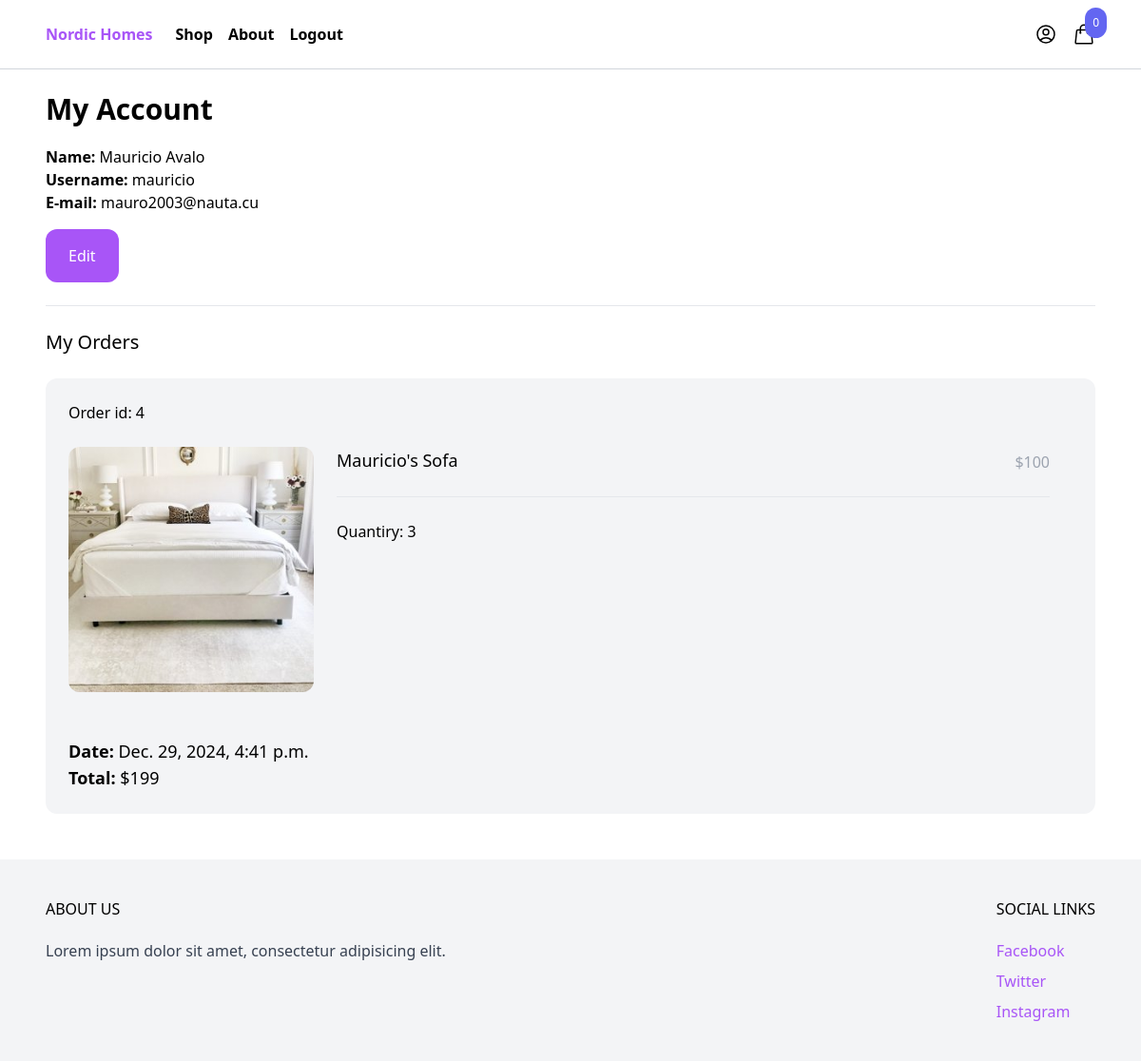
The app's page /myaccount (signed in) with its own data.
### order/models.py (models this page shows)
class Order(models.Model):
    ORDERED = 'ordered'
    SHIPPED = 'shipped'
    STATUS_CHOICES = (
        (ORDERED, 'Ordered'),
        (SHIPPED, 'Shipped'),
    )
    user = models.ForeignKey(User, related_name='orders', blank=True, on_delete=models.CASCADE)
    first_name = models.CharField(max_length=255)
    last_name = models.CharField(max_length=255)
    email = models.EmailField(max_length=255)
    address = models.CharField(max_length=255)
    zipcode = models.CharField(max_length=255)
    place = models.CharField(max_length=255)
    phone = models.CharField(max_length=255)
    created_at = models.DateTimeField(auto_now_add=True)
    paid = models.BooleanField(default=False)
    paid_amount = models.IntegerField(blank=True, null=True)
    status = models.CharField(max_length=20, choices=STATUS_CHOICES, default=ORDERED)

class OrderItem(models.Model):
    order =  models.ForeignKey(Order, related_name='items', on_delete=models.CASCADE)
    product = models.ForeignKey(Product, related_name='items', on_delete=models.CASCADE)
    price = models.IntegerField()
    quantity = models.IntegerField(default=1)

### product/models.py (models this page shows, shortened)
class Product(models.Model):
    category = models.ForeignKey(Category, related_name='products', on_delete=models.CASCADE)
    name = models.CharField(max_length=255)
    slug = models.SlugField()
    description = models.TextField(blank=True, null=True)
    price = models.IntegerField()
    created_at = models.DateTimeField(auto_now_add=True)
    image = models.ImageField(upload_to='uploads/', blank=True, null=True)
    thumbnail = models.ImageField(upload_to='uploads/', blank=True, null=True)
    class Meta:
        ordering = ('-created_at',)
    def get_thumbnail(self):
        if self.thumbnail:
            return self.thumbnail.url

### core/views.py (the view)
# urls.py: path('myaccount', myaccount, name='myaccount'),
@login_required
def myaccount(request):
    return render(request, 'core/myaccount.html')

### cart/cart.py (called while the page is built)
    def __len__(self):
        return sum(item['quantity'] for item in self.cart.values())

### cart/context_processors.py (called while the page is built)
def cart(request):
    return {'cart': Cart(request)}

### core/templates/core/myaccount.html (shortened to what this page needs)
{% extends 'core/base.html' %}
{% block content %}
<div class="max-w-6xl mx-auto p-6">
    <h1 class="font-bold mb-5 text-3xl">My Account</h1>
    <div class="mb-6">
        <strong>Name: </strong>{{ request.user.get_full_name }} <br>
        <strong>Username: </strong>{{ request.user.username }} <br>
        <strong>E-mail: </strong> {{ request.user.email }} <br>
        <a href="{% url "edit_myaccount" %}" class="inline-block mt-4 py-4 px-6 rounded-xl text-white bg-purple-500">Edit</a>
    </div>
    <hr>
    <h2 class="my-6 text-xl">My Orders</h2>
    {% for order in request.user.orders.all %}
        <div class="w-full mb-6 p-6 flex flex-wrap bg-gray-100 rounded-xl" >
            <div class="mb-6 flex justify-between">
                <a href="#">Order  id: {{ order.id }}</a>
            </div>
            <div class="mb-6 w-full">
                {% for item in order.items.all %}
                    <div class="product mb-6 flex pr-6">
                        <a href="#" class="w-1/4">
                            <img class="hover:shadow-lg rounded-xl" src="{{ item.product.get_thumbnail }}">
                        </a>
                        <div class="w-3/4 pl-6">
                            <div class="flex justify-between">
                                <a href="#" class="text-lg">{{ item.product.name }}</a>
                                <p class="mb-6 pt-1 text-gray-400">${{ item.product.price }}</p>
                            </div>
                            <hr>
                            <div class="mt-6">
                                Quantiry: {{ item.quantity }}
                            </div>
                        </div>
                    </div>
                {% endfor %}
            </div>
            <div>
                <p class="text-lg"><strong>Date:</strong> {{ order.created_at }} </p>
                <p class="text-lg"><strong>Total:</strong> $199</p>
            </div>
        </div>
    {% endfor %}
</div>
{% endblock %}

### records on screen
Order: id "4", created_at "Dec. 29, 2024, 4:41 p.m."
OrderItem: product.get_thumbnail (picture), product.name "Mauricio's Sofa", product.price "100", quantity "3"

### other values on screen
{{ cart|length }} "0"
{{ request.user.get_full_name }} "Mauricio Avalo"
{{ request.user.username }} "mauricio"
{{ request.user.email }} "mauro2003@nauta.cu"
